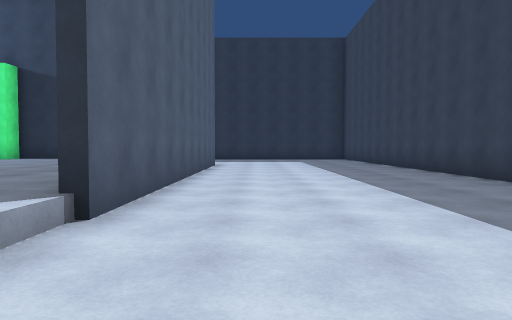
View 1 (above)

24 first-person views from a walk through a 3-D level made in the Unity game engine. The camera is 1.2 m above the floor, tilts 2° down and sees 70° across. The floor is counted in squares, 2 m on a side. Each view is taken from the middle of a square. On the plan, view 1 faces up. The plan holds only what a view shows up to about 10 squares ahead; the rest is blank. The place goes on beyond the plan. The player is left out.

View 2
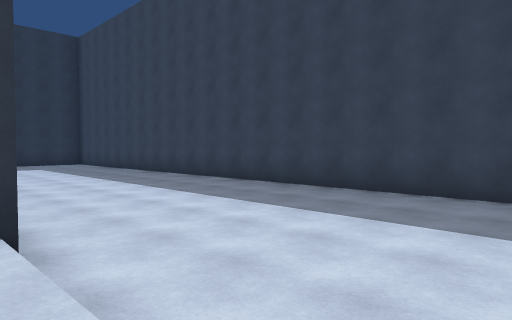

View 3
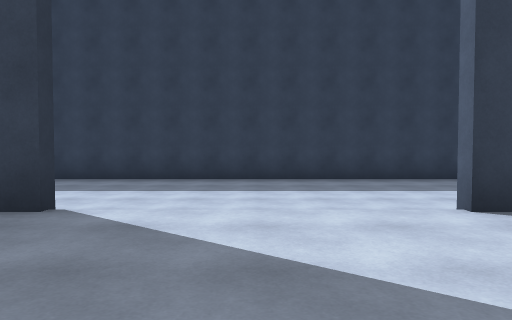

View 4
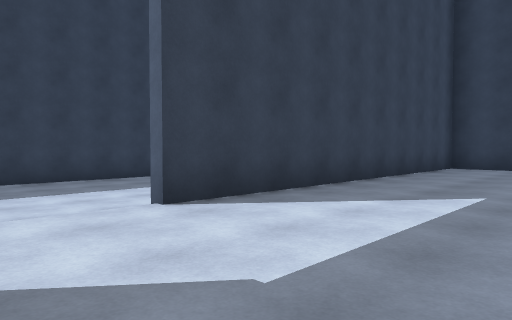

View 5
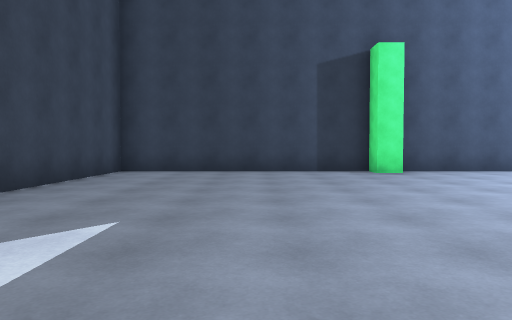

View 6
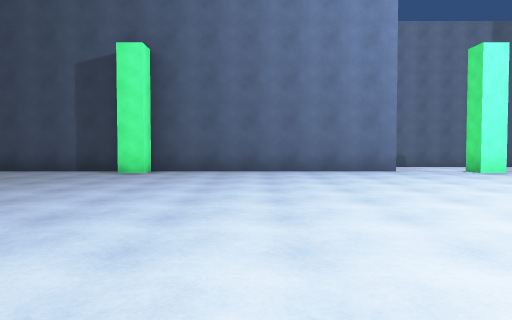

View 7
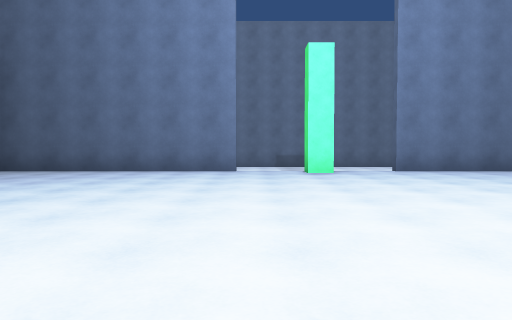

View 8
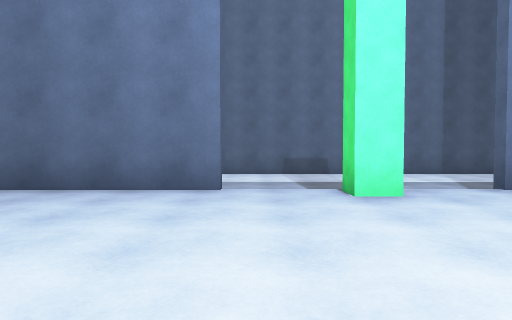

View 9
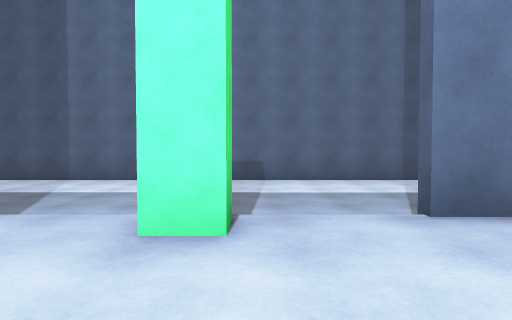

View 10
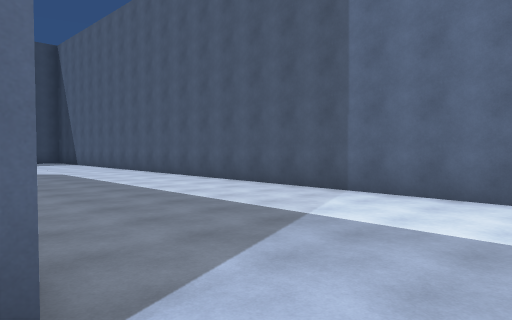

View 11
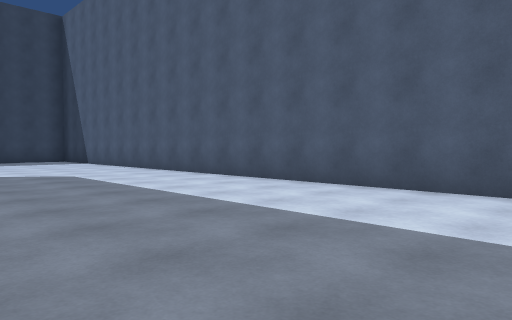

View 12
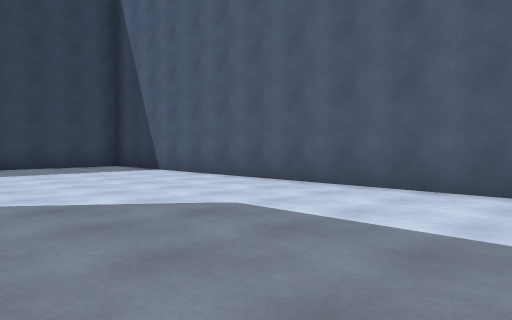

View 13
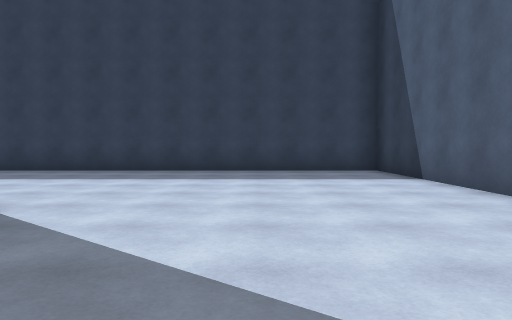

View 14
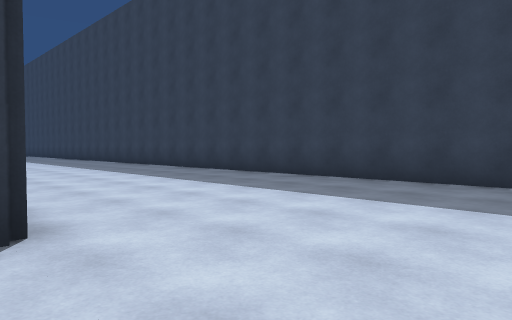

View 15
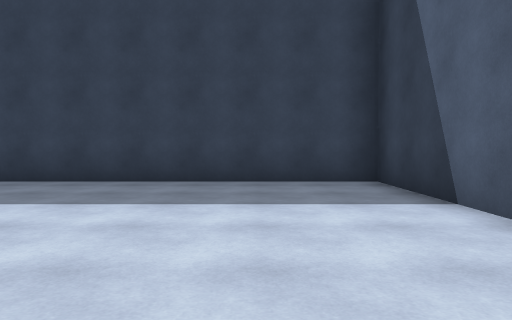

View 16
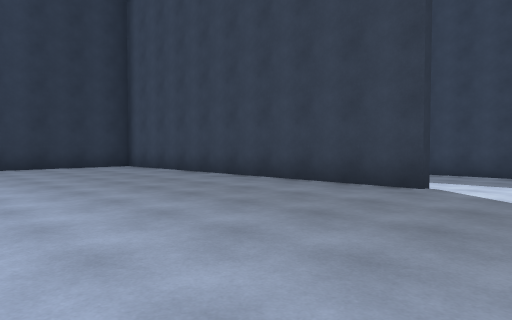

View 17
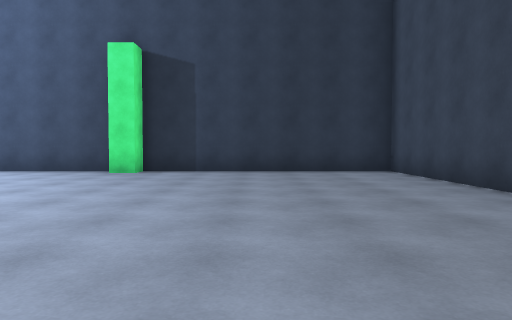

View 18
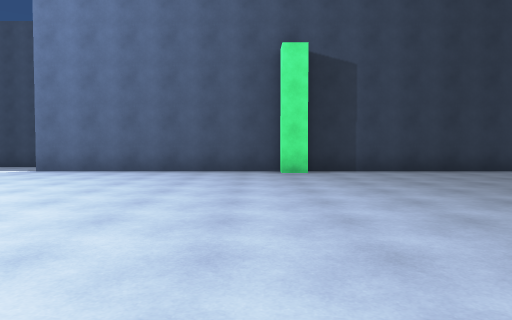

View 19
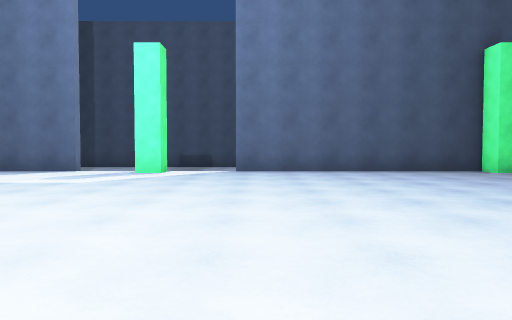

View 20
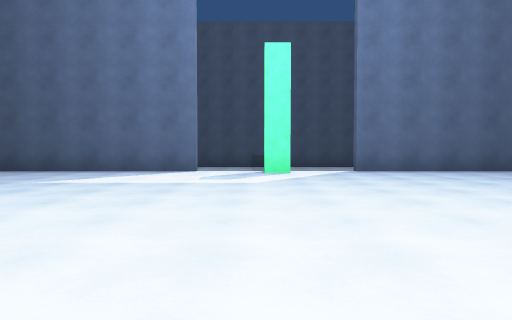

View 21
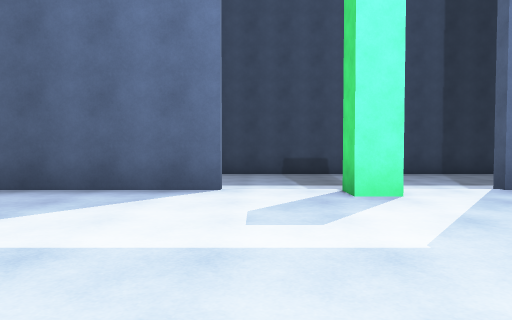

View 22
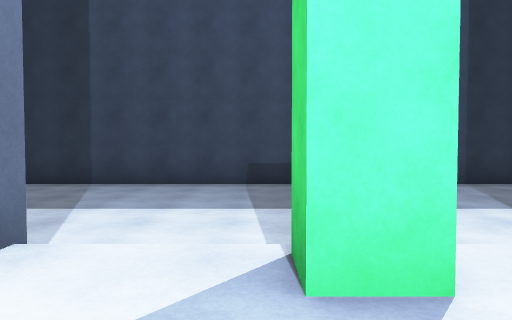

View 23
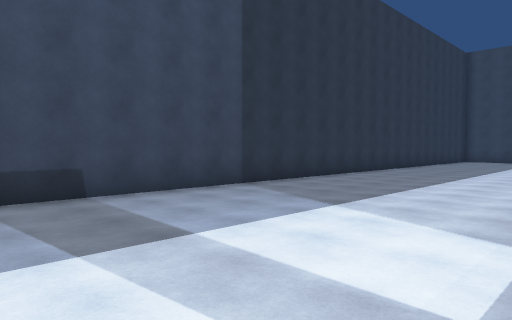

View 24
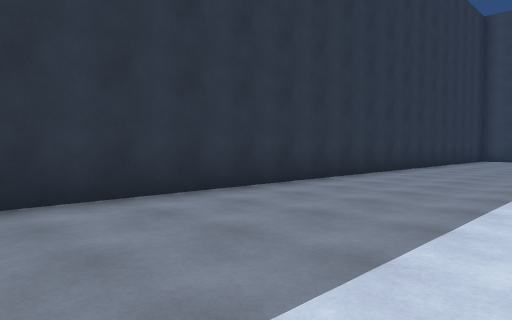

### Floor plan
Key: @ floor where view 1 was taken; # wall or solid block; . main floor; : floor 0.5 m higher than the main floor.
Columns run from 21 left of view 1 to 5 right of it. Each row starts with its distance up from view 1.
 18 ###################
 17 ....................
 16 ....................
 15  ................
 14  ...............
 13   ..........
 12 ###:#::#############
 11 :::::::::::::::::::# ..
 10 :::::::::::::::::::#......#
  9 :::::::::::::::::::#......#
  8 :::::::::::::::::::#......#
  7  ::::::::::::::::::#......#
  6   :::::::::::::::::#......#
  5   :::::::::::::::::#......#
  4    ::::::  ::::::::#......#
  3     :  :    : :::::#......#
  2               ::::::......#
  1               ::::::......#
  0                 :::: @....#
 -1       :   :     :::: .....#
 -2      ::: :::   ::::# .....#
 -3     ::::::::: :::::# .....#
 -4     ::::::::: :::::# .....#
 -5    ::::::::::::::::# .....#
 -6   :::::::::::::::::# .....#
 -7   :::::::::::::::::#......#
 -8  ::::::::::::::::::#......#
 -9 :::::::::::::::::::#......#
-10 ###:#::#############......#
-11   ........... ............#
-12  .........................#
-13  .........................#
-14 ..........................#
-15 ..........................#
-16 ..........................#
-17 ###########################

Where each view was taken, in squares from view 1:
view 1: 0 up, 0 right, facing up
view 2: 0 up, 2 left, facing up-right
view 3: 1 up, 5 left, facing right
view 4: 1 up, 5 left, facing down-right
view 5: 1 down, 5 left, facing down
view 6: 1 down, 11 left, facing down
view 7: 1 down, 15 left, facing down
view 8: 5 down, 15 left, facing down
view 9: 7 down, 17 left, facing down
view 10: 10 down, 16 left, facing down-right
view 11: 11 down, 12 left, facing down-right
view 12: 11 down, 7 left, facing down-right
view 13: 13 down, 5 left, facing right
view 14: 13 down, 2 left, facing up-right
view 15: 14 down, 2 left, facing right
view 16: 1 up, 7 left, facing up-right
view 17: 3 up, 5 left, facing up
view 18: 3 up, 9 left, facing up
view 19: 3 up, 14 left, facing up
view 20: 3 up, 17 left, facing up
view 21: 7 up, 18 left, facing up
view 22: 10 up, 17 left, facing up
view 23: 12 up, 18 left, facing up-right
view 24: 14 up, 13 left, facing up-right
